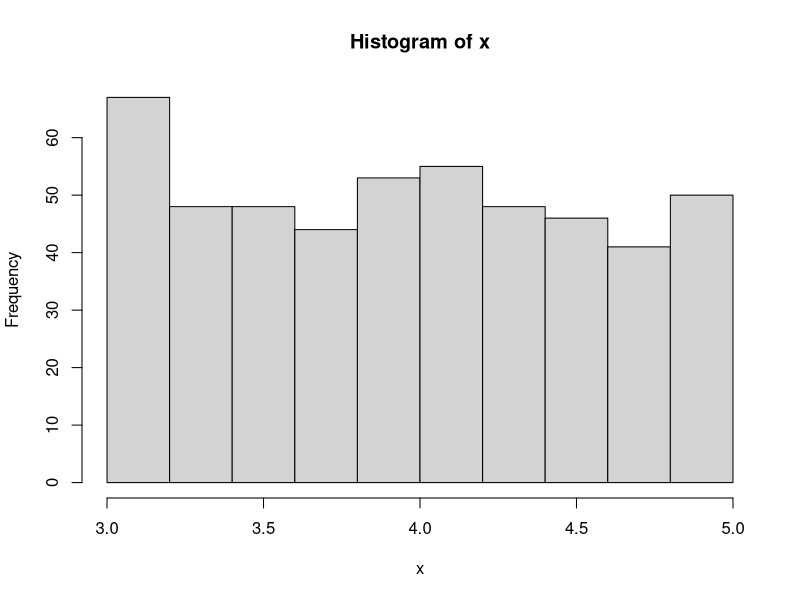
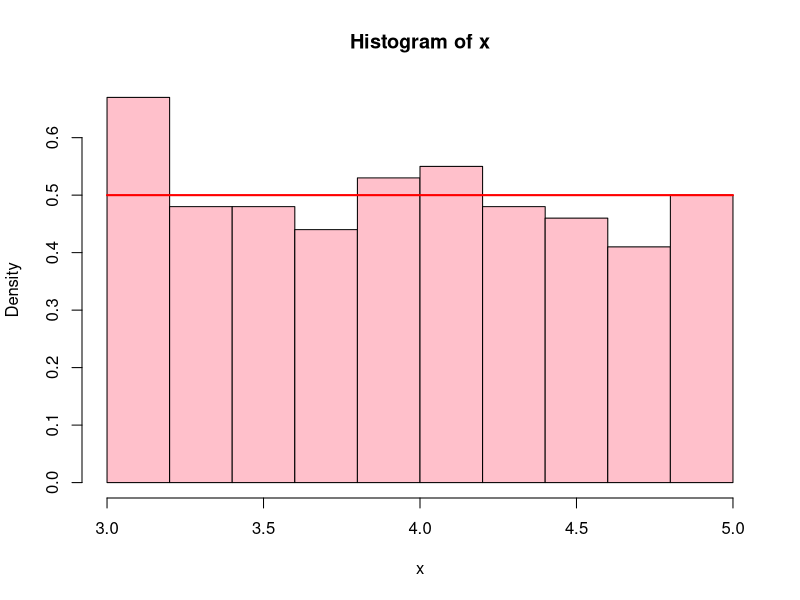
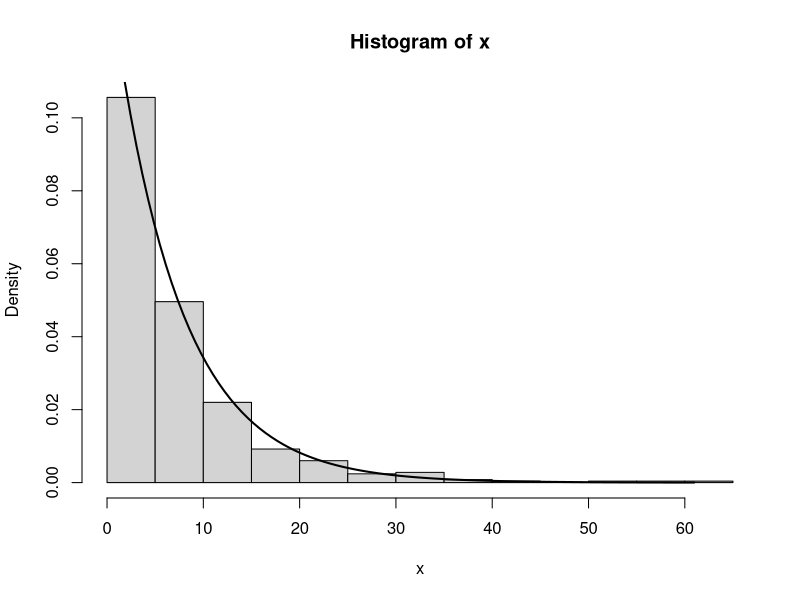
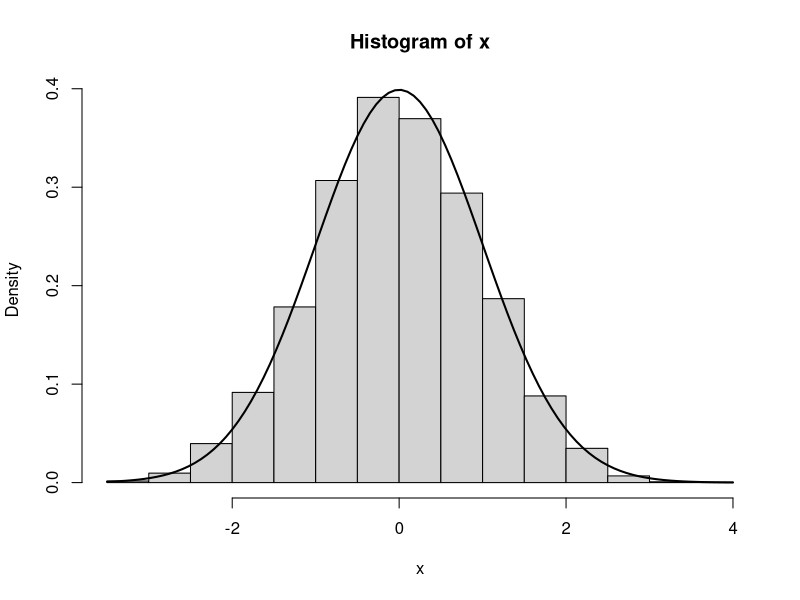
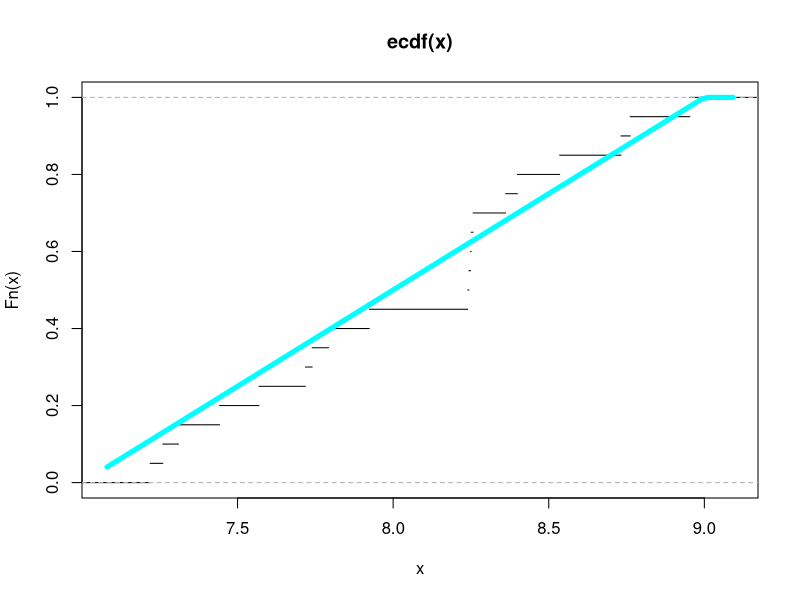
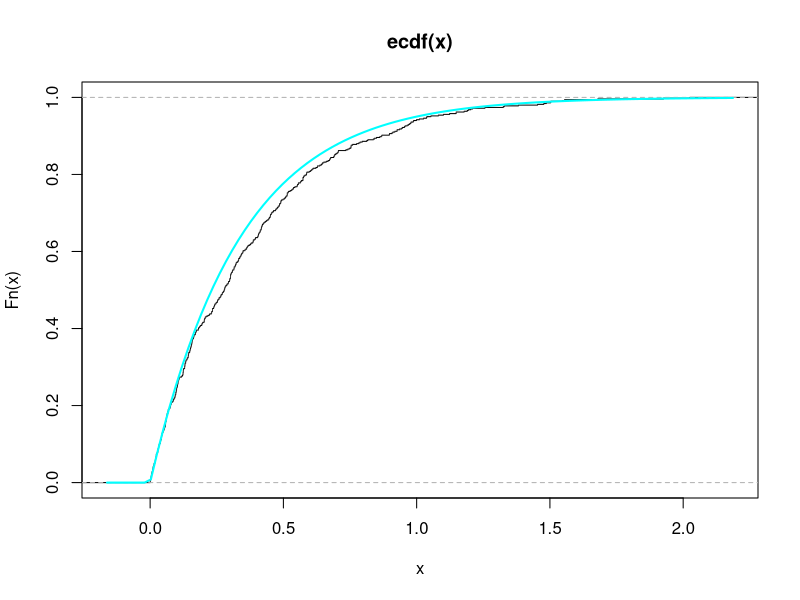
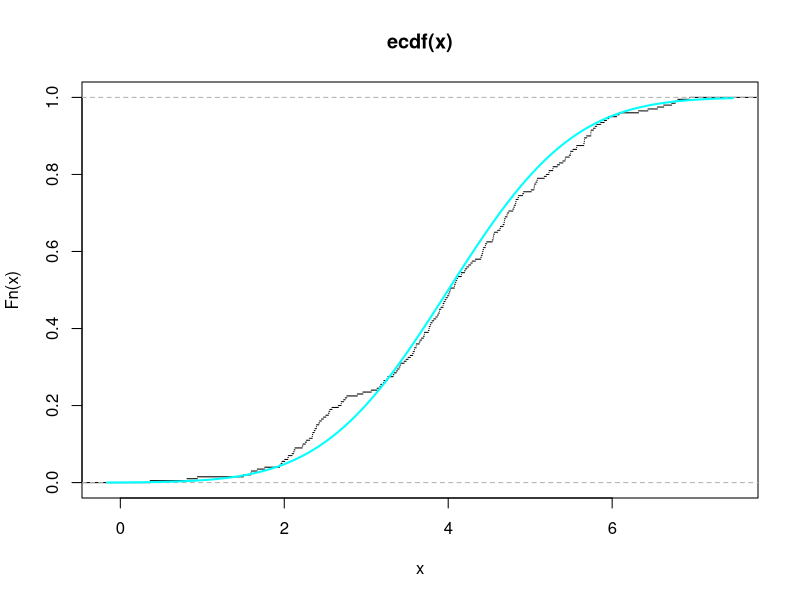
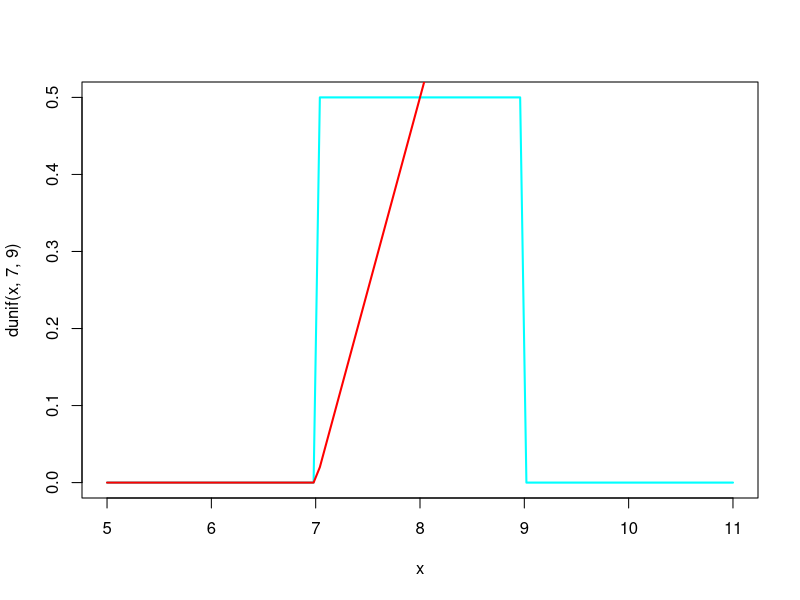

Write the R code that produced these figures, in order.
# k         1     2     3    4
# P(X=k)   0.5   0.2   0.1  0.2

# X - непрекъсната сл. вел.
# f(x) - плътност на X.     f(x)>= 0, интегралът от минус inf до inf e 1
# P (a<=X<=b)= интеграл от а до b на f(x)

# F(t)=P(X<=t)= интеграл от -inf до t на f(x)
# F(t) - функция на разпределение на Х
# P(a<=X<=b) = F(b) - F(a)         P(X=a) = 0 //конкретна ст-т
#                                  P(X<=a)=P(X<a) и P(X>=a)=P(X>a)

# равномерно разпр: f(x) = 1/b-a за x от [a, b]

# zad32       
x <- runif(500, 3, 5)
hist(x)
hist(x, probability=T, col='pink')  # probability = T: сумата от лицата на
                        # правоъгълниците е 1
curve(dunif(x,3,5), from=3, to=5, col='red', add=T, lwd=2)
help(dunif)
# add = T добавя на предходната графика
# lwd = дебелина на линията

# експоненциално разпределение

# zad33
x <- rexp(500, 1/7)
hist(x, probability=T)
curve(dexp(x, 1/7), from=0, to=max(x), add=T, lwd=2)

# нормално разпределение
#  мю - център, сигма - разтягане

# zad34 
x <- rnorm(5000, 0, 1)
hist(x, probability=T) #breaks=seq(от,до,дебелина)
curve(dnorm(x, 0, 1), add=T, lwd=2) #като има add няма нужда от
                                    #from и to
# x1, ... , xn
# ^F(t) = 1/n * sum(i 1 to n) of I(xi<=t)   // I - индикаторна ф-я
#  P(X<=t)

# zad35
n <- 20
x <- runif(n,7,9)
plot.ecdf(x, do.points=F)  
# do.points=F - да не са много дебели точките
curve(punif(x,7,9), col="cyan", add=T, lwd=5)        


# zad36
x <- rexp(500, 3)
plot.ecdf(x, do.points=F) 
curve(pexp(x, 3), col="cyan", add=T, lwd=2)

# zad37
x <- rnorm(200, 4, 1.2)
plot.ecdf(x, do.points=F) 
curve(pnorm(x, 4, 1.2), col="cyan", add=T, lwd=2)

#zad38     
curve(dunif(x, 7, 9), col="cyan", from=5, to=11, lwd=2)
curve(punif(x, 7, 9), col="red", add=T, lwd=2)
curve(qunif(x, 7, 9), col="gold",from=0, to=1, lwd=2)

# zad39 zad40 същите но с exp и norm

# zad41
# X - количество портокалов сок в случайно избрана бутилка
# X ~ U(495, 502)

# a) P(X > 500) = 1 - P(X<=500)
1 - punif(500, 495, 502)    # 2/7

# b) v=? P(X > v) = 0.8
v <- qunif(0.2, 495, 502)
v    # 496.4
punif(v, 495, 502)   # проверка

#zad42
# a)
# P(X>3) = 1 - P(X <= 3)
1-pexp(3, 1/4)

# b) P(X <= 2)
pexp(2, 1/4)

# в) P(X>6 | X>3) = P(X>6 и X>3) / P(X>3) = P(X>6) / P(X>3)
(1-pexp(6, 1/4))/(1-pexp(3, 1/4))

# г)
# t=? P(X<=t) = 0.9
t <- qexp(0.9, 1/4)
t

# zad43
# a) P(X>51) = 1 - P(X <= 51)
1-pnorm(51, 41, 5)


# b)
# P(45<X<50) = P(X<50)-P(X<45)
pnorm(50, 41, 5)-pnorm(45, 41, 5)

# в)
# kg=? P(X<kg)=0.99
kg <- qnorm(0.99, 41, 5)
kg

#zad47
l <- 1/8
x <- runif(5000, 0, 1)
y <- (-(1/l))*(log(1-x))
hist(y)
curve(dexp(x, l), from=0, to=max(y), add=T, col="cyan", lwd=2)
